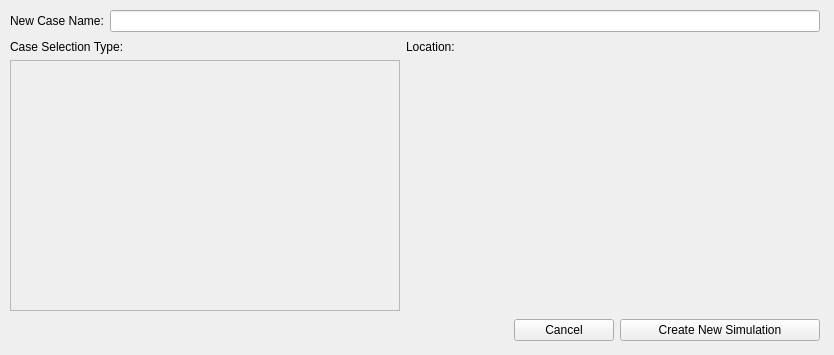
<?xml version="1.0" encoding="UTF-8"?>
<ui version="4.0">
 <class>Create_Case_Popup</class>
 <widget class="QMainWindow" name="Create_Case_Popup">
  <property name="geometry">
   <rect>
    <x>0</x>
    <y>0</y>
    <width>834</width>
    <height>355</height>
   </rect>
  </property>
  <property name="minimumSize">
   <size>
    <width>834</width>
    <height>0</height>
   </size>
  </property>
  <property name="windowTitle">
   <string>MainWindow</string>
  </property>
  <widget class="QWidget" name="centralwidget">
   <property name="sizePolicy">
    <sizepolicy hsizetype="Expanding" vsizetype="Expanding">
     <horstretch>0</horstretch>
     <verstretch>0</verstretch>
    </sizepolicy>
   </property>
   <widget class="QFrame" name="cCreateCancelFrame">
    <property name="geometry">
     <rect>
      <x>10</x>
      <y>317</y>
      <width>810</width>
      <height>26</height>
     </rect>
    </property>
    <property name="sizePolicy">
     <sizepolicy hsizetype="Expanding" vsizetype="Preferred">
      <horstretch>0</horstretch>
      <verstretch>0</verstretch>
     </sizepolicy>
    </property>
    <property name="minimumSize">
     <size>
      <width>810</width>
      <height>0</height>
     </size>
    </property>
    <property name="frameShape">
     <enum>QFrame::NoFrame</enum>
    </property>
    <property name="lineWidth">
     <number>0</number>
    </property>
    <layout class="QHBoxLayout" name="horizontalLayout_2" stretch="0,0,0">
     <property name="leftMargin">
      <number>0</number>
     </property>
     <property name="topMargin">
      <number>0</number>
     </property>
     <property name="rightMargin">
      <number>0</number>
     </property>
     <property name="bottomMargin">
      <number>0</number>
     </property>
     <item>
      <spacer name="horizontalSpacer">
       <property name="orientation">
        <enum>Qt::Horizontal</enum>
       </property>
       <property name="sizeHint" stdset="0">
        <size>
         <width>40</width>
         <height>20</height>
        </size>
       </property>
      </spacer>
     </item>
     <item>
      <widget class="QPushButton" name="button_cancel">
       <property name="minimumSize">
        <size>
         <width>100</width>
         <height>0</height>
        </size>
       </property>
       <property name="text">
        <string>Cancel</string>
       </property>
      </widget>
     </item>
     <item>
      <widget class="QPushButton" name="button_create_copy">
       <property name="minimumSize">
        <size>
         <width>200</width>
         <height>0</height>
        </size>
       </property>
       <property name="text">
        <string>Create New Simulation</string>
       </property>
      </widget>
     </item>
    </layout>
   </widget>
   <widget class="QFrame" name="bTypeLocFrame">
    <property name="geometry">
     <rect>
      <x>10</x>
      <y>40</y>
      <width>810</width>
      <height>271</height>
     </rect>
    </property>
    <property name="minimumSize">
     <size>
      <width>810</width>
      <height>60</height>
     </size>
    </property>
    <property name="frameShape">
     <enum>QFrame::NoFrame</enum>
    </property>
    <layout class="QHBoxLayout" name="horizontalLayout_3">
     <property name="leftMargin">
      <number>0</number>
     </property>
     <property name="topMargin">
      <number>0</number>
     </property>
     <property name="bottomMargin">
      <number>0</number>
     </property>
     <item>
      <widget class="QFrame" name="verticalFrame">
       <property name="minimumSize">
        <size>
         <width>390</width>
         <height>0</height>
        </size>
       </property>
       <property name="maximumSize">
        <size>
         <width>16777215</width>
         <height>16777215</height>
        </size>
       </property>
       <property name="frameShape">
        <enum>QFrame::NoFrame</enum>
       </property>
       <layout class="QVBoxLayout" name="verticalLayout_2">
        <property name="leftMargin">
         <number>0</number>
        </property>
        <property name="topMargin">
         <number>0</number>
        </property>
        <property name="rightMargin">
         <number>0</number>
        </property>
        <property name="bottomMargin">
         <number>0</number>
        </property>
        <item>
         <widget class="QLabel" name="label_selectionType">
          <property name="text">
           <string>Case Selection Type:</string>
          </property>
         </widget>
        </item>
        <item>
         <widget class="QScrollArea" name="scrollArea">
          <property name="minimumSize">
           <size>
            <width>390</width>
            <height>0</height>
           </size>
          </property>
          <property name="frameShape">
           <enum>QFrame::StyledPanel</enum>
          </property>
          <property name="widgetResizable">
           <bool>true</bool>
          </property>
          <widget class="QWidget" name="scroll_NewCase">
           <property name="geometry">
            <rect>
             <x>0</x>
             <y>0</y>
             <width>388</width>
             <height>245</height>
            </rect>
           </property>
          </widget>
         </widget>
        </item>
       </layout>
      </widget>
     </item>
     <item>
      <widget class="QFrame" name="verticalFrame1">
       <property name="sizePolicy">
        <sizepolicy hsizetype="Expanding" vsizetype="Expanding">
         <horstretch>0</horstretch>
         <verstretch>0</verstretch>
        </sizepolicy>
       </property>
       <property name="minimumSize">
        <size>
         <width>410</width>
         <height>0</height>
        </size>
       </property>
       <property name="maximumSize">
        <size>
         <width>16777215</width>
         <height>16777215</height>
        </size>
       </property>
       <property name="frameShape">
        <enum>QFrame::NoFrame</enum>
       </property>
       <layout class="QVBoxLayout" name="verticalLayout_3">
        <property name="spacing">
         <number>0</number>
        </property>
        <property name="leftMargin">
         <number>0</number>
        </property>
        <property name="topMargin">
         <number>0</number>
        </property>
        <property name="rightMargin">
         <number>0</number>
        </property>
        <property name="bottomMargin">
         <number>0</number>
        </property>
        <item>
         <widget class="QLabel" name="label_location">
          <property name="text">
           <string>Location:</string>
          </property>
         </widget>
        </item>
        <item>
         <widget class="RemoteFileTree" name="primary_remoteFileTree" native="true">
          <property name="sizePolicy">
           <sizepolicy hsizetype="Expanding" vsizetype="Expanding">
            <horstretch>0</horstretch>
            <verstretch>0</verstretch>
           </sizepolicy>
          </property>
          <property name="minimumSize">
           <size>
            <width>410</width>
            <height>0</height>
           </size>
          </property>
         </widget>
        </item>
       </layout>
      </widget>
     </item>
    </layout>
   </widget>
   <widget class="QFrame" name="aNameFrame">
    <property name="geometry">
     <rect>
      <x>10</x>
      <y>8</y>
      <width>810</width>
      <height>26</height>
     </rect>
    </property>
    <property name="sizePolicy">
     <sizepolicy hsizetype="Expanding" vsizetype="Expanding">
      <horstretch>0</horstretch>
      <verstretch>0</verstretch>
     </sizepolicy>
    </property>
    <property name="minimumSize">
     <size>
      <width>810</width>
      <height>0</height>
     </size>
    </property>
    <property name="frameShape">
     <enum>QFrame::NoFrame</enum>
    </property>
    <property name="frameShadow">
     <enum>QFrame::Plain</enum>
    </property>
    <property name="lineWidth">
     <number>0</number>
    </property>
    <layout class="QHBoxLayout" name="horizontalLayout">
     <property name="leftMargin">
      <number>0</number>
     </property>
     <property name="topMargin">
      <number>0</number>
     </property>
     <property name="rightMargin">
      <number>0</number>
     </property>
     <property name="bottomMargin">
      <number>0</number>
     </property>
     <item>
      <widget class="QLabel" name="label_newCaseName">
       <property name="text">
        <string>New Case Name:</string>
       </property>
      </widget>
     </item>
     <item>
      <widget class="QLineEdit" name="lineEdit_newCaseName"/>
     </item>
    </layout>
   </widget>
  </widget>
 </widget>
 <customwidgets>
  <customwidget>
   <class>RemoteFileTree</class>
   <extends>QWidget</extends>
   <header>../AgaveExplorer/remoteFileOps/remotefiletree.h</header>
   <container>1</container>
  </customwidget>
 </customwidgets>
 <resources/>
 <connections>
  <connection>
   <sender>button_cancel</sender>
   <signal>clicked(bool)</signal>
   <receiver>Create_Case_Popup</receiver>
   <slot>close()</slot>
   <hints>
    <hint type="sourcelabel">
     <x>379</x>
     <y>329</y>
    </hint>
    <hint type="destinationlabel">
     <x>399</x>
     <y>299</y>
    </hint>
   </hints>
  </connection>
  <connection>
   <sender>button_create_copy</sender>
   <signal>clicked()</signal>
   <receiver>Create_Case_Popup</receiver>
   <slot>button_create_copy_clicked()</slot>
   <hints>
    <hint type="sourcelabel">
     <x>535</x>
     <y>329</y>
    </hint>
    <hint type="destinationlabel">
     <x>399</x>
     <y>299</y>
    </hint>
   </hints>
  </connection>
 </connections>
 <slots>
  <slot>button_create_copy_clicked()</slot>
 </slots>
</ui>
